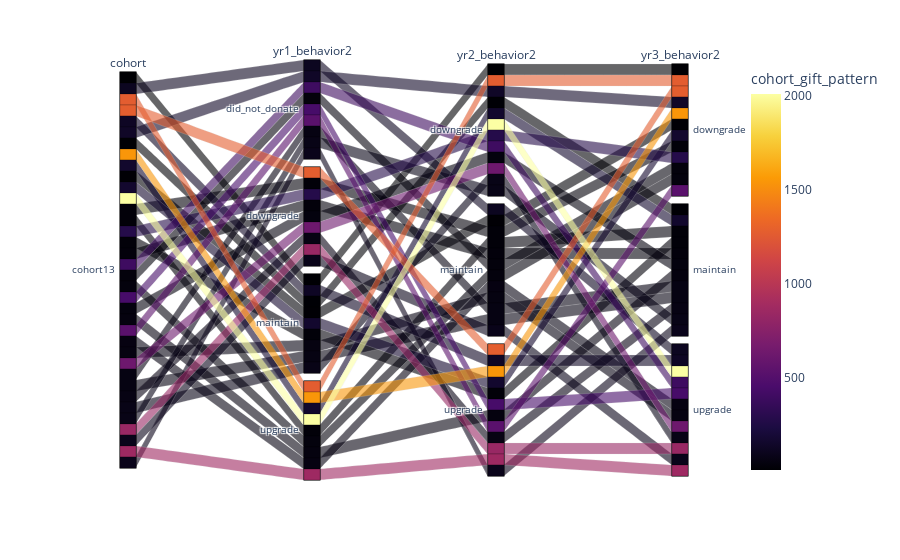

The notebook cell this image was saved under:
### Code cell
df=c13b.groupby(['cohort', 'yr1_behavior2', 'yr2_behavior2', 'yr3_behavior2',
                 #'yr4_behavior2'
                ]).count().reset_index()
fig = px.parallel_categories(df, dimensions=['cohort', 'yr1_behavior2', 'yr2_behavior2', 'yr3_behavior2'],
                color="cohort_gift_pattern", color_continuous_scale=px.colors.sequential.Inferno,
                labels={'sex':'Payer sex', 'smoker':'Smokers at the table', 'day':'Day of week'})
fig.show()

### Figure 1 — Plotly figure (JSON) as saved in the notebook; plotly's stock layout.template omitted (floating-point values rounded to 4 significant figures)
{"data": [{"dimensions": [{"label": "cohort", "values": ["cohort13", "cohort13", "cohort13", "cohort13", "cohort13", "cohort13", "cohort13", "cohort13", "cohort13", "cohort13", "cohort13", "cohort13", "cohort13", "cohort13", "cohort13", "cohort13", "cohort13", "cohort13", "cohort13", "cohort13", "cohort13", "cohort13", "cohort13", "cohort13", "cohort13", "cohort13", "cohort13", "cohort13", "cohort13", "cohort13", "cohort13", "cohort13", "cohort13", "cohort13", "cohort13", "cohort13"]}, {"label": "yr1_behavior2", "values": ["did_not_donate", "did_not_donate", "did_not_donate", "did_not_donate", "did_not_donate", "did_not_donate", "did_not_donate", "did_not_donate", "did_not_donate", "downgrade", "downgrade", "downgrade", "downgrade", "downgrade", "downgrade", "downgrade", "downgrade", "downgrade", "maintain", "maintain", "maintain", "maintain", "maintain", "maintain", "maintain", "maintain", "maintain", "upgrade", "upgrade", "upgrade", "upgrade", "upgrade", "upgrade", "upgrade", "upgrade", "upgrade"]}, {"label": "yr2_behavior2", "values": ["downgrade", "downgrade", "downgrade", "maintain", "maintain", "maintain", "upgrade", "upgrade", "upgrade", "downgrade", "downgrade", "downgrade", "maintain", "maintain", "maintain", "upgrade", "upgrade", "upgrade", "downgrade", "downgrade", "downgrade", "maintain", "maintain", "maintain", "upgrade", "upgrade", "upgrade", "downgrade", "downgrade", "downgrade", "maintain", "maintain", "maintain", "upgrade", "upgrade", "upgrade"]}, {"label": "yr3_behavior2", "values": ["downgrade", "maintain", "upgrade", "downgrade", "maintain", "upgrade", "downgrade", "maintain", "upgrade", "downgrade", "maintain", "upgrade", "downgrade", "maintain", "upgrade", "downgrade", "maintain", "upgrade", "downgrade", "maintain", "upgrade", "downgrade", "maintain", "upgrade", "downgrade", "maintain", "upgrade", "downgrade", "maintain", "upgrade", "downgrade", "maintain", "upgrade", "downgrade", "maintain", "upgrade"]}], "domain": {"x": [0, 1], "y": [0, 1]}, "line": {"color": [139, 77, 397, 41, 63, 113, 532, 93, 443, 282, 46, 626, 28, 36, 86, 1279, 65, 838, 11, 14, 76, 16, 63, 58, 165, 29, 129, 1272, 159, 2012, 44, 28, 57, 1543, 52, 864], "coloraxis": "coloraxis"}, "name": "", "type": "parcats"}], "layout": {"coloraxis": {"colorbar": {"title": {"text": "cohort_gift_pattern"}}, "colorscale": [[0, "#000004"], [0.1111, "#1b0c41"], [0.2222, "#4a0c6b"], [0.3333, "#781c6d"], [0.4444, "#a52c60"], [0.5556, "#cf4446"], [0.6667, "#ed6925"], [0.7778, "#fb9b06"], [0.8889, "#f7d13d"], [1, "#fcffa4"]]}, "legend": {"tracegroupgap": 0}, "margin": {"t": 60}}}
